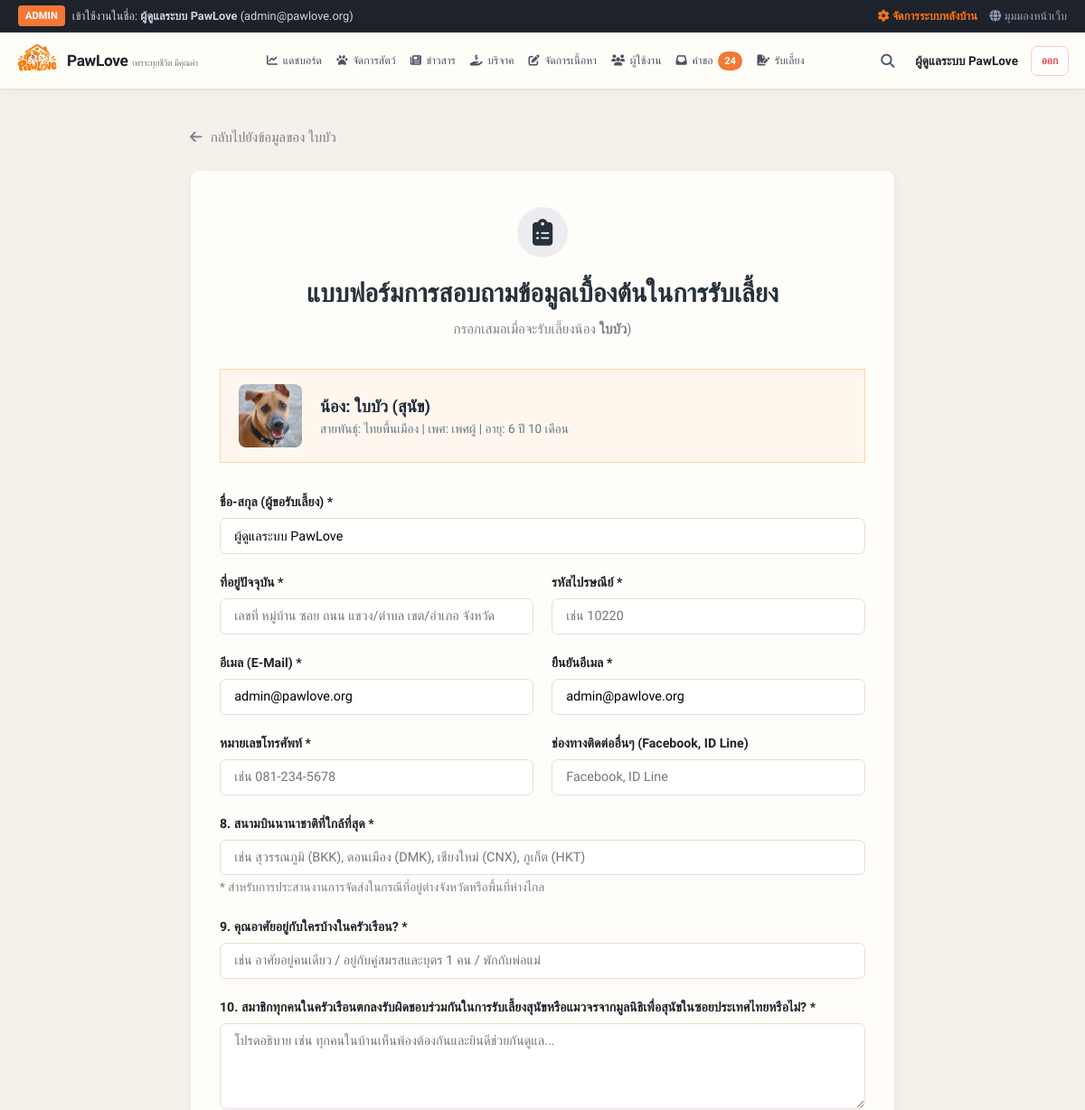
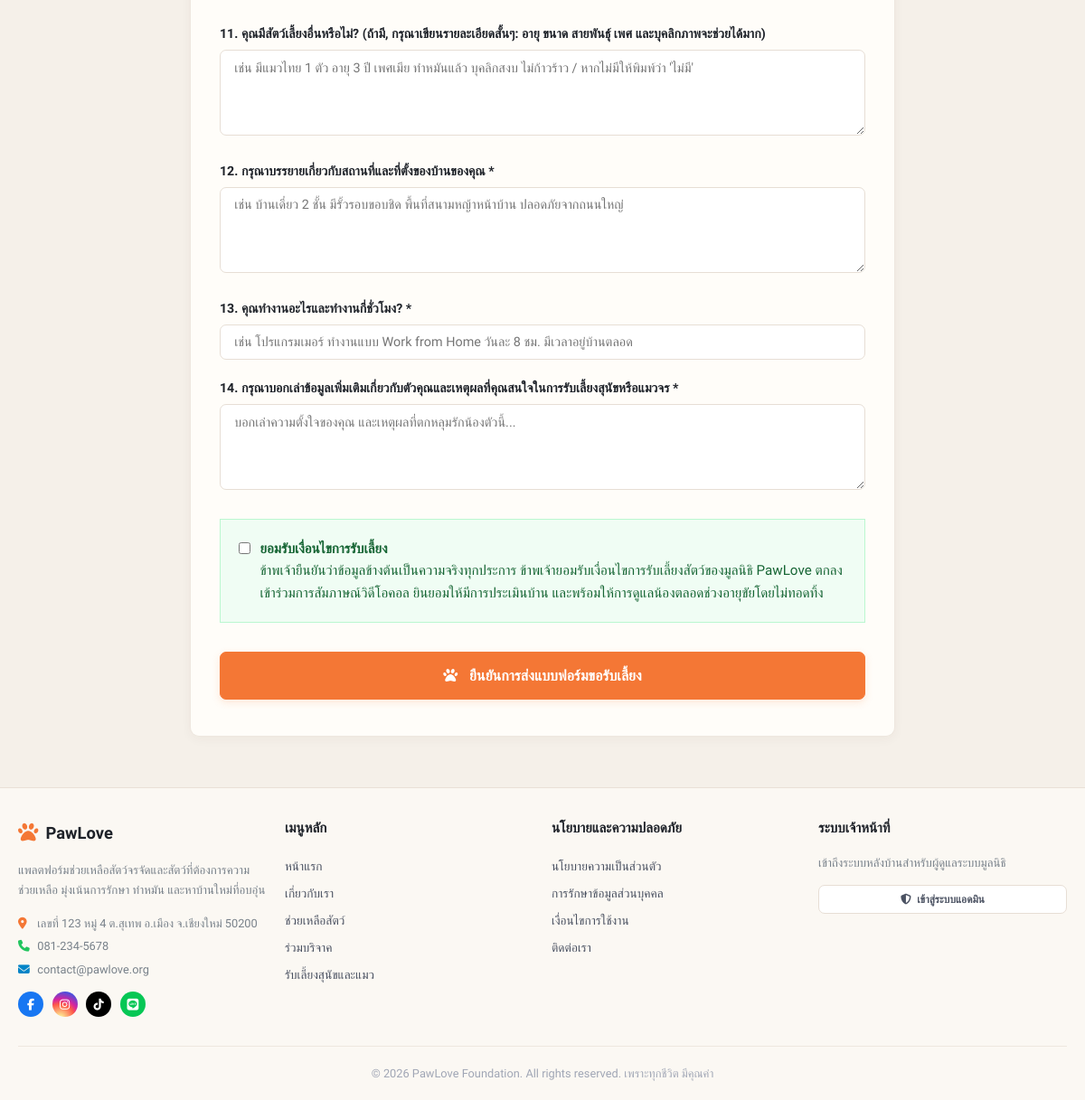
The page /adopt/6/apply (signed in) on the database its author committed (2 pictures, top to bottom).
### tables this page shows
CREATE TABLE pets (
        id INTEGER PRIMARY KEY AUTOINCREMENT,
        species TEXT NOT NULL, -- 'สุนัข' หรือ 'แมว'
        name TEXT NOT NULL,
        age_years INTEGER DEFAULT 0,
        age_months INTEGER DEFAULT 0,
        gender TEXT NOT NULL, -- 'เพศผู้' หรือ 'เพศเมีย'
        breed TEXT NOT NULL,
        caretaker_name TEXT NOT NULL,
        current_address TEXT NOT NULL,
        status TEXT NOT NULL, 
        -- สถานะ 4 แบบ:
        -- 1.กำลังหาบ้าน(สุขภาพดี)
        -- 2.กำลังอยู่ระหว่างการรักษา(รับโดเนทเฉพาะสัตว์ที่ขึ้นสถานะนี้)
        -- 3.รอรับการช่วยเหลือ(รับโดเนทเฉพาะสัตว์ที่ขึ้นสถานะนี้)
        -- 4.หาบ้านได้แล้ว
        description TEXT NOT NULL,
        extra_details TEXT,
        image_url TEXT,
        created_by INTEGER,
        is_approved INTEGER DEFAULT 1, -- 1=เผยแพร่แล้ว, 0=รออนุมัติ
        current_step INTEGER DEFAULT 1,
        created_at TIMESTAMP DEFAULT CURRENT_TIMESTAMP, donation_target REAL DEFAULT 0.0,
        FOREIGN KEY (created_by) REFERENCES users (id)
    );

### routes/client.py (the view, shortened to what this page needs)
@client_bp.route('/adopt/<int:pet_id>/apply', methods=['GET', 'POST'])
def adopt_application(pet_id):
    if 'user_id' not in session:
        flash("กรุณาเข้าสู่ระบบก่อนยื่นแบบฟอร์มขอรับเลี้ยงสัตว์", "warning")
        return redirect(url_for('auth.login'))
    conn = get_db_connection()
    cursor = conn.cursor()
    cursor.execute("SELECT * FROM pets WHERE id = ? AND is_approved = 1", (pet_id,))
    pet = cursor.fetchone()
    if not pet:
        conn.close()
        flash("ไม่พบสัตว์ที่ต้องการรับเลี้ยง", "danger")
        return redirect(url_for('client.adopt'))
    conn.close()
    return render_template('client/adopt_form.html', pet=pet, form={})

### database.py (called while the page is built)
def get_db_connection():
    conn = sqlite3.connect(DB_PATH)
    conn.row_factory = sqlite3.Row
    return conn

### templates/client/adopt_form.html (shortened to what this page needs)
{% extends "base.html" %}
{% block content %}
<div class="container" style="max-width: 820px; padding-top: 1.5rem; padding-bottom: 3.5rem;">
  <div style="margin-bottom: 1.5rem;">
    <a href="{{ url_for('client.pet_detail', pet_id=pet.id) }}" style="color: var(--text-muted); text-decoration: none; font-size: 0.95rem;">
      <i class="fa-solid fa-arrow-left" style="margin-right: 0.35rem;"></i> กลับไปยังข้อมูลของ {{ pet.name }}
    </a>
  </div>
  <div class="card" style="border-top: 5px solid var(--primary);">
    <div class="card-body" style="padding: 2.5rem 2rem;">
      <div style="text-align: center; margin-bottom: 2rem;">
        <div style="width: 56px; height: 56px; background: rgba(30,58,138,0.08); border-radius: 50%; display: inline-flex; align-items: center; justify-content: center; margin-bottom: 0.5rem;"><i class="fa-solid fa-clipboard-list" style="font-size: 1.85rem; color: var(--primary);"></i></div>
        <h1 style="font-size: 1.8rem; font-weight: 800; color: var(--text-dark); margin-top: 0.5rem;">
          แบบฟอร์มการสอบถามข้อมูลเบื้องต้นในการรับเลี้ยง
        </h1>
        <p style="color: var(--text-muted); font-size: 0.95rem; margin-top: 0.3rem;">
          กรอกเสมอเมื่อจะรับเลี้ยงน้อง <strong>{{ pet.name }}</strong>)
        </p>
      </div>
      <div style="display: flex; align-items: center; gap: 1.25rem; background: #fff7ed; padding: 1rem 1.25rem; border-radius: var(--radius); margin-bottom: 2rem; border: 1px solid #fed7aa;">
        <img
          src="{{ pet.image_url }}"
          alt="{{ pet.name }}"
          style="width: 70px; height: 70px; object-fit: cover; border-radius: 8px;"
          onerror="this.src='https://images.unsplash.com/photo-1543466835-00a7907e9de1?w=800'"
        >
        <div>
          <h3 style="font-size: 1.15rem; font-weight: 700; color: #1e293b;">น้อง: {{ pet.name }} ({{ pet.species }})</h3>
          <p style="font-size: 0.85rem; color: #64748b;">
            สายพันธุ์: {{ pet.breed }} | เพศ: {{ pet.gender }} | อายุ: {{ pet.age_years }} ปี {{ pet.age_months }} เดือน
          </p>
        </div>
      </div>
      <form method="POST" action="{{ url_for('client.adopt_application', pet_id=pet.id) }}">
        <div class="form-group">
          <label class="form-label" for="applicant_name">ชื่อ-สกุล (ผู้ขอรับเลี้ยง) *</label>
          <input
            type="text"
            id="applicant_name"
            name="applicant_name"
            class="form-control"
            placeholder="เช่น สมชาย ใจดี"
            value="{{ form.get('applicant_name', session.get('user_name', '')) }}"
            required
          >
        </div>
        <div class="grid-2">
          <div class="form-group">
            <label class="form-label" for="address">ที่อยู่ปัจจุบัน *</label>
            <input
              type="text"
              id="address"
              name="address"
              class="form-control"
              placeholder="เลขที่ หมู่บ้าน ซอย ถนน แขวง/ตำบล เขต/อำเภอ จังหวัด"
              value="{{ form.get('address', '') }}"
              required
            >
          </div>
          <div class="form-group">
            <label class="form-label" for="postal_code">รหัสไปรษณีย์ *</label>
            <input
              type="text"
              id="postal_code"
              name="postal_code"
              class="form-control"
              placeholder="เช่น 10220"
              value="{{ form.get('postal_code', '') }}"
              required
            >
          </div>
        </div>
        <div class="grid-2">
          <div class="form-group">
            <label class="form-label" for="email">อีเมล (E-Mail) *</label>
            <input
              type="email"
              id="email"
              name="email"
              class="form-control"
              placeholder="example@mail.com"
              value="{{ form.get('email', session.get('user_email', '')) }}"
              required
            >
          </div>
          <div class="form-group">
            <label class="form-label" for="confirm_email">ยืนยันอีเมล *</label>
            <input
              type="email"
              id="confirm_email"
              name="confirm_email"
              class="form-control"
              placeholder="กรอกอีเมลซ้ำอีกครั้ง"
              value="{{ form.get('confirm_email', session.get('user_email', '')) }}"
              required
            >
          </div>
        </div>
        <div class="grid-2">
          <div class="form-group">
            <label class="form-label" for="phone">หมายเลขโทรศัพท์ *</label>
            <input
              type="tel"
              id="phone"
              name="phone"
              class="form-control"
              placeholder="เช่น 081-234-5678"
              value="{{ form.get('phone', '') }}"
              required
            >
          </div>
          <div class="form-group">
            <label class="form-label" for="other_contacts">ช่องทางติดต่ออื่นๆ (Facebook, ID Line)</label>
            <input
              type="text"
              id="other_contacts"
              name="other_contacts"
              class="form-control"
              placeholder="Facebook, ID Line"
              value="{{ form.get('other_contacts', '') }}"
            >
          </div>
        </div>
        <div class="form-group">
          <label class="form-label" for="nearest_airport">8. สนามบินนานาชาติที่ใกล้ที่สุด *</label>
          <input
            type="text"
            id="nearest_airport"
            name="nearest_airport"
            class="form-control"
            placeholder="เช่น สุวรรณภูมิ (BKK), ดอนเมือง (DMK), เชียงใหม่ (CNX), ภูเก็ต (HKT)"
            value="{{ form.get('nearest_airport', '') }}"
            required
          >
          <small style="color: var(--text-muted); font-size: 0.85rem;">* สำหรับการประสานงานการจัดส่งในกรณีที่อยู่ต่างจังหวัดหรือพื้นที่ห่างไกล</small>
        </div>
        <div class="form-group">
          <label class="form-label" for="household_members">9. คุณอาศัยอยู่กับใครบ้างในครัวเรือน? *</label>
          <input
            type="text"
            id="household_members"
            name="household_members"
            class="form-control"
            placeholder="เช่น อาศัยอยู่คนเดียว / อยู่กับคู่สมรสและบุตร 1 คน / พักกับพ่อแม่"
            value="{{ form.get('household_members', '') }}"
            required
          >
        </div>
        <div class="form-group">
          <label class="form-label" for="household_agreement">
            10. สมาชิกทุกคนในครัวเรือนตกลงรับผิดชอบร่วมกันในการรับเลี้ยงสุนัขหรือแมวจรจากมูลนิธิเพื่อสุนัขในซอยประเทศไทยหรือไม่? *
          </label>
          <textarea
            id="household_agreement"
            name="household_agreement"
            class="form-control"
            placeholder="โปรดอธิบาย เช่น ทุกคนในบ้านเห็นพ้องต้องกันและยินดีช่วยกันดูแล..."
            required
          >{{ form.get('household_agreement', '') }}</textarea>
        </div>
        <div class="form-group">
          <label class="form-label" for="other_pets">
            11. คุณมีสัตว์เลี้ยงอื่นหรือไม่? (ถ้ามี, กรุณาเขียนรายละเอียดสั้นๆ: อายุ ขนาด สายพันธุ์ เพศ และบุคลิกภาพจะช่วยได้มาก)
          </label>
          <textarea
            id="other_pets"
            name="other_pets"
            class="form-control"
            placeholder="เช่น มีแมวไทย 1 ตัว อายุ 3 ปี เพศเมีย ทำหมันแล้ว บุคลิกสงบ ไม่ก้าวร้าว / หากไม่มีให้พิมพ์ว่า 'ไม่มี'"
          >{{ form.get('other_pets', '') }}</textarea>
        </div>
        <div class="form-group">
          <label class="form-label" for="house_description">
            12. กรุณาบรรยายเกี่ยวกับสถานที่และที่ตั้งของบ้านของคุณ *
          </label>
          <textarea
            id="house_description"
            name="house_description"
            class="form-control"
            placeholder="เช่น บ้านเดี่ยว 2 ชั้น มีรั้วรอบขอบชิด พื้นที่สนามหญ้าหน้าบ้าน ปลอดภัยจากถนนใหญ่"
            required
          >{{ form.get('house_description', '') }}</textarea>
        </div>
        <div class="form-group">
          <label class="form-label" for="job_and_hours">
            13. คุณทำงานอะไรและทำงานกี่ชั่วโมง? *
          </label>
          <input
            type="text"
            id="job_and_hours"
            name="job_and_hours"
            class="form-control"
            placeholder="เช่น โปรแกรมเมอร์ ทำงานแบบ Work from Home วันละ 8 ชม. มีเวลาอยู่บ้านตลอด"
            value="{{ form.get('job_and_hours', '') }}"
            required
          >
        </div>
        <div class="form-group">
          <label class="form-label" for="reason_and_about">
            14. กรุณาบอกเล่าข้อมูลเพิ่มเติมเกี่ยวกับตัวคุณและเหตุผลที่คุณสนใจในการรับเลี้ยงสุนัขหรือแมวจร *
          </label>
          <textarea
            id="reason_and_about"
            name="reason_and_about"
            class="form-control"
            placeholder="บอกเล่าความตั้งใจของคุณ และเหตุผลที่ตกหลุมรักน้องตัวนี้..."
            required
          >{{ form.get('reason_and_about', '') }}</textarea>
        </div>
        <div class="form-check" style="background: #f0fdf4; border: 1.5px solid #bbf7d0; padding: 1.25rem; border-radius: var(--radius); margin-top: 1.5rem; margin-bottom: 2rem;">
          <input type="checkbox" id="terms_accepted" name="terms_accepted" required>
          <label for="terms_accepted" style="font-size: 0.95rem; color: #166534; cursor: pointer; line-height: 1.6;">
            <strong>ยอมรับเงื่อนไขการรับเลี้ยง</strong><br>
            ข้าพเจ้ายืนยันว่าข้อมูลข้างต้นเป็นความจริงทุกประการ ข้าพเจ้ายอมรับเงื่อนไขการรับเลี้ยงสัตว์ของมูลนิธิ PawLove ตกลงเข้าร่วมการสัมภาษณ์วิดีโอคอล ยินยอมให้มีการประเมินบ้าน และพร้อมให้การดูแลน้องตลอดช่วงอายุขัยโดยไม่ทอดทิ้ง
          </label>
        </div>
        <button type="submit" class="btn btn-primary btn-lg" style="width: 100%; padding: 1rem;">
          <i class="fa-solid fa-paw" style="margin-right: 0.35rem;"></i> ยืนยันการส่งแบบฟอร์มขอรับเลี้ยง
        </button>
      </form>
    </div>
  </div>
</div>
{% endblock %}

### static/css/style.css (style rules this page uses)
:root { --primary-orange: #f36c3d; --primary-orange-hover: #e05324; --primary-orange-light: #fff5f1; --primary-orange-soft: #fef0ea; --secondary-teal: #10b981; --accent-pink: #ec4899; --bg-body: #f8f9fa; --bg-card: #ffffff; --sidebar-dark: #22262f; --sidebar-dark-hover: #2d323e; --text-main: #2b2f38; --text-muted: #79808f; --text-light: #a0a6b5; --border-light: #f0f1f3; --border-subtle: #e6e8ec; --radius-xs: 6px; --radius-sm: 8px; --radius-md: 14px; --radius-lg: 20px; --radius-pill: 9999px; --shadow-subtle: 0 2px 10px rgba(0, 0, 0, 0.03); --shadow-card: 0 4px 20px rgba(0, 0, 0, 0.05); --shadow-hover: 0 8px 30px rgba(0, 0, 0, 0.08); }
* { margin: 0; padding: 0; box-sizing: border-box; font-family: 'Prompt', -apple-system, BlinkMacSystemFont, "Segoe UI", Roboto, sans-serif; }
body { background-color: var(--bg-body); color: var(--text-main); line-height: 1.6; min-height: 100vh; display: flex; flex-direction: column; }
.btn { display: inline-flex; align-items: center; justify-content: center; gap: 0.45rem; padding: 0.55rem 1.15rem; font-size: 0.885rem; font-weight: 600; border-radius: var(--radius-pill); cursor: pointer; text-decoration: none; border: 1px solid transparent; transition: all 0.25s ease; }
.btn-orange, .btn-primary { background: var(--primary-orange); color: #ffffff; border-color: var(--primary-orange); box-shadow: 0 3px 10px rgba(243, 108, 61, 0.25); }
.btn-lg { padding: 0.75rem 1.6rem; font-size: 1rem; }
.form-group { margin-bottom: 1.25rem; }
.form-label { display: block; font-weight: 600; font-size: 0.885rem; margin-bottom: 0.4rem; color: #1e2229; }
.form-control { width: 100%; padding: 0.65rem 0.95rem; border: 1.5px solid var(--border-subtle); border-radius: var(--radius-sm); font-size: 0.9rem; outline: none; background: #ffffff; transition: all 0.2s ease; }
textarea.form-control { resize: vertical; min-height: 95px; }
.form-check { display: flex; align-items: flex-start; gap: 0.65rem; margin-bottom: 0.75rem; }
.form-check input[type="checkbox"], .form-check input[type="radio"] { width: 1.15rem; height: 1.15rem; margin-top: 0.15rem; accent-color: var(--primary-orange); cursor: pointer; }
.container { max-width: 1200px; margin: 0 auto; padding: 1.75rem 1.25rem; width: 100%; }
.card { background: var(--bg-card); border-radius: var(--radius-md); border: 1px solid var(--border-light); box-shadow: var(--shadow-subtle); overflow: hidden; }
.card-body { padding: 1.5rem; }
.grid-2 { display: grid; grid-template-columns: repeat(2, 1fr); gap: 1.25rem; }
:root { --primary-orange: #f47735; --primary-orange-hover: #e86324; --primary-orange-light: #fff2e9; --primary-orange-soft: #fff6ef; --bg-body: #f5f0e9; --bg-card: #fffdf9; --text-main: #26313a; --text-muted: #78818a; --border-light: #eee7df; --border-subtle: #e7ded5; --radius-sm: 7px; --radius-md: 11px; --radius-lg: 14px; --shadow-subtle: 0 3px 12px rgba(66, 45, 28, .045); --shadow-card: 0 8px 24px rgba(66, 45, 28, .075); }
body { background: var(--bg-body); }
.btn { border-radius: 7px; }
.btn-orange, .btn-primary { box-shadow: 0 3px 8px rgba(244,119,53,.17); }
.container { max-width: 1440px; padding: 1.15rem 1.25rem; }
.card, .clean-table { border-radius: 10px; }
.form-control, input, select, textarea { border-radius: 7px; }

### rows shown on the page
pets: name "ใบบัว", image_url (picture), species "สุนัข", breed "ไทยพื้นเมือง", gender "เพศผู้", age_years "6", age_months "10"

### other values the page prints
{{ session.get('user_name') }} "ผู้ดูแลระบบ PawLove"
{{ session.get('user_email') }} "admin@pawlove.org"
{{ pending_requests_count }} "24"
